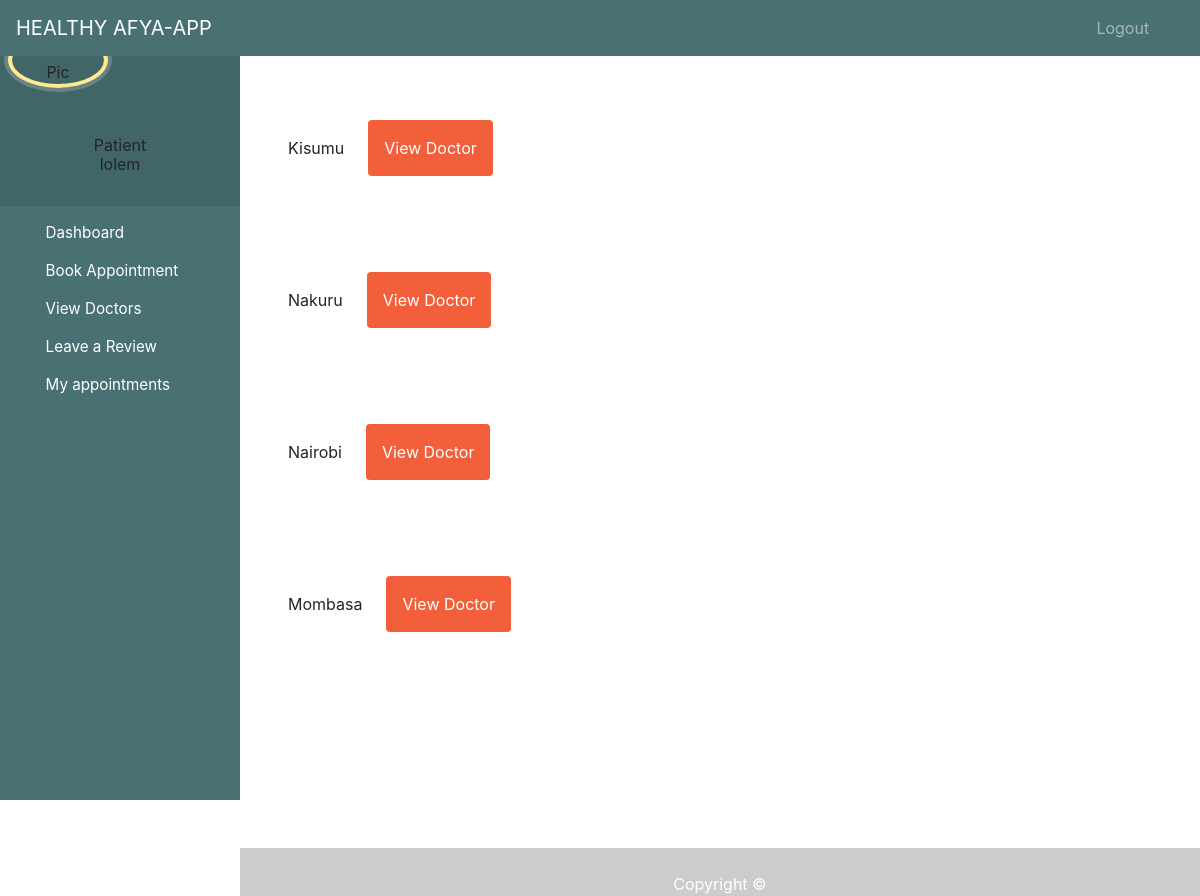
The page /patient/dashboard/content/book-appointment (signed in) on the database its author committed.
### bookingapp/models.py (models this page shows)
class County(models.Model):
    NBI = 'Nairobi'
    MSA = 'Mombasa'
    NKR = 'Nakuru'
    KSM = 'Kisumu'
    COUNTY_OPTIONS = [
        (NBI, 'Nairobi'),
        (MSA, 'Mombasa'),
         (NKR, 'Nakuru'),
        (KSM, 'Kisumu'),
    ]
    county = models.CharField(max_length=255, choices=COUNTY_OPTIONS, null=True)
    def __str__(self):
        return self.county

### bookingapp/views.py (the view)
# urls.py: path('patient/dashboard/content/book-appointment', views.book_appointment, name= 'book-appointment'),
def book_appointment(request):
    counties = County.objects.all()
    return render(request, 'patient/book_appointment.html',{'counties': counties})

### bookingapp/templates/patient/book_appointment.html (shortened to what this page needs)
{% extends 'patient/dashboard.html' %}
{% load tailwind_tags %}
{% block content %}
<!DOCTYPE html>
<html lang="en">
<head>
    {% tailwind_css %}
</head>
<body>
    {% for county in counties %}
    <div class="relative container mx-auto p-6">
        <div class="flex space-x-6 p-6">
    <li class="flex items-center justify-between"> <a href="{% url 'county' county.id %}">{{ county }} </a></li>
    <a href="{% url 'doctor-by-county' county.id %}" class="p-3 px-6 pt-2 text-white bg-brightRed rounded baseline hover:bg-brightRedLight">
        View Doctor
    </a>
   </div>
</div>
    {% endfor %}
</body>
</html>
{% endblock %}

### bookingapp/templates/patient/dashboard.html (shortened to what this page needs)
<!DOCTYPE html>
{% load static %}
<html lang="en">
<head>
  <link rel="stylesheet" href="https://stackpath.bootstrapcdn.com/bootstrap/4.3.1/css/bootstrap.min.css">
  <link rel="stylesheet" href="https://maxcdn.bootstrapcdn.com/font-awesome/4.7.0/css/font-awesome.min.css">
</head>
<body>
  <nav class="menu" tabindex="0">
    <header class="avatar">
      <img src="{% static patient.profile_pic.url %}" alt="Profile Pic" />
      <br><br>
      <h6>Patient</h6>
      <h2>{{request.user.first_name}}</h2>
    </header>
    <ul>
      <li tabindex="0" class="icon-dashboard"> <a style="color:white; text-decoration:none;" href="{% url 'dashboard-content' %}"><span>Dashboard</span></a> </li>
      <li tabindex="0" class="icon-calendar"> <a style="color:white; text-decoration:none;" href="{% url 'book-appointment' %}"><span>Book Appointment</span></a></li>
      <li tabindex="0" class="icon-calendar"> <a style="color:white; text-decoration:none;" href="{% url 'all-doctors' %}"><span>View Doctors</span></a></li>
      <li tabindex="0" class="icon-calendar"> <a style="color:white; text-decoration:none;" href="{% url 'patient-reviews' %}"><span>Leave a Review</span></a></li>
      <li tabindex="0" class="icon-users"> <a style="color:white; text-decoration:none;" href="{% url 'view-_all-appointments' %} "><span>My appointments</span></a></li>
    </ul>
  </nav>
  <main>
    <div class="bs-example">
      <nav class="navbar navbar-expand-md  navbar-dark fixed-top" style="background:#497174;">
        <a href="#" class="navbar-brand">HEALTHY AFYA-APP</a>
        <div class="collapse navbar-collapse justify-content-between" id="navbarCollapse">
          <div class="navbar-nav" style=" margin-left: 90%;">
            <a href="{% url 'logout' %}" class="nav-item nav-link">Logout</a>
          </div>
        </div>
      </nav>
    </div>
    <br><br>
    {% block content %}
    {% endblock content %}
    <br><br><br><br><br><br><br>
    <footer>
      <br>
      <div class="container">
        <div class="row">
          <div class="col-md-12 col-sm-12">
            <div style="color:#ffffff;" class="wow fadeInUp footer-copyright">
              <p>
                Copyright &copy;  </p>
            </div>
          </div>
        </div>
      </div>
    </footer>
  </main>
</body>
</html>

### rows shown on the page
County: county "Kisumu"
County: county "Nakuru"
County: county "Nairobi"
County: county "Mombasa"

### other values the page prints
{{ request.user.first_name }} "lolem"
